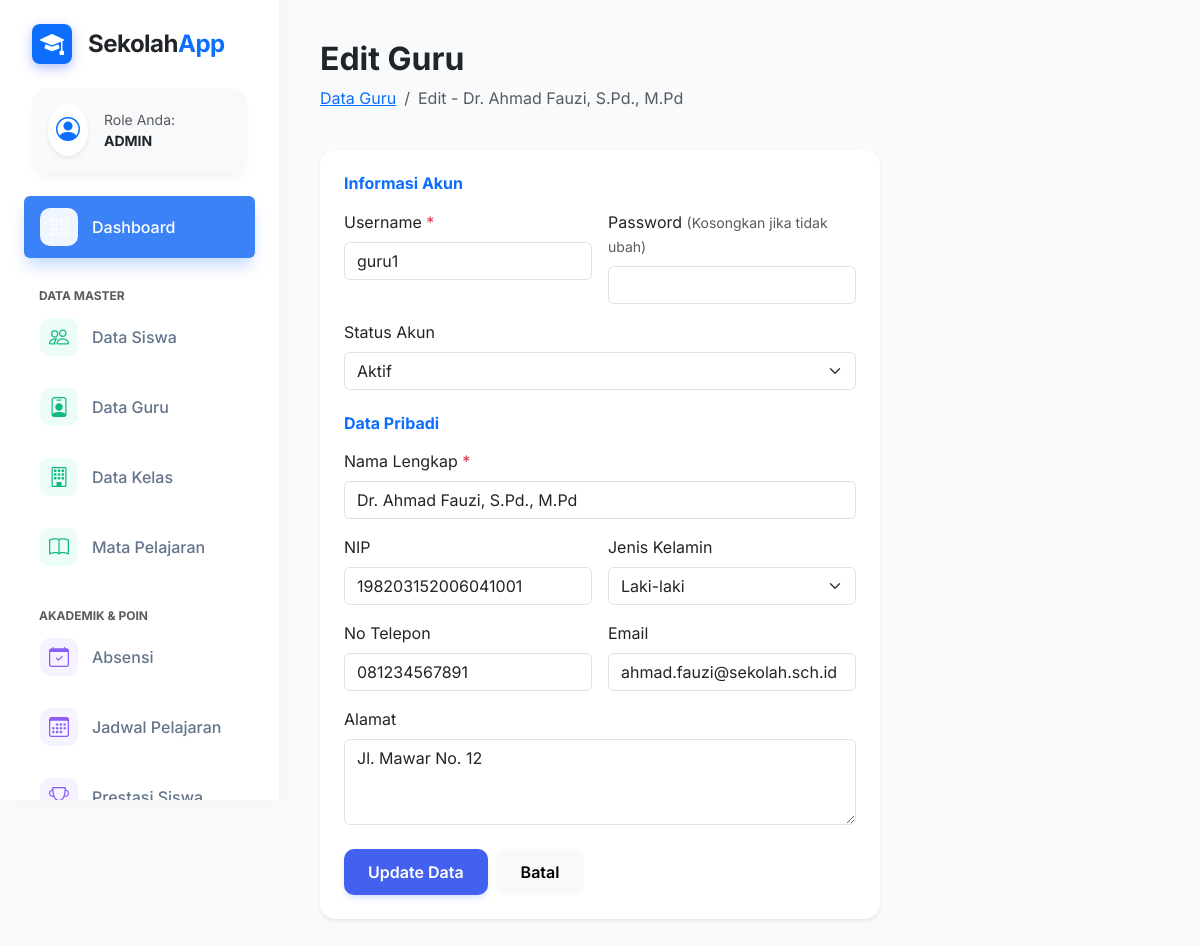
Page /guru/edit/2 (signed in) on the committed database.
### tables this page shows
CREATE TABLE `users` (
  `id` INT AUTO_INCREMENT PRIMARY KEY,
  `username` VARCHAR(50) UNIQUE NOT NULL,
  `password` VARCHAR(255) NOT NULL,
  `nama_lengkap` VARCHAR(100) NOT NULL,
  `jenis_kelamin` ENUM('L','P') DEFAULT 'L',
  `nip` VARCHAR(30) UNIQUE,
  `tempat_lahir` VARCHAR(50),
  `tanggal_lahir` DATE,
  `alamat` TEXT,
  `no_telepon` VARCHAR(15),
  `email` VARCHAR(100) UNIQUE,
  `role` ENUM('admin','guru','siswa') DEFAULT 'guru',
  `jabatan` VARCHAR(100),
  `bidang_studi` VARCHAR(100),
  `foto` VARCHAR(255),
  `status` ENUM('aktif','nonaktif','pensiun','pindah') DEFAULT 'aktif',
  `last_login` TIMESTAMP,
  `created_at` TIMESTAMP DEFAULT CURRENT_TIMESTAMP,
  `updated_at` TIMESTAMP DEFAULT CURRENT_TIMESTAMP ON UPDATE CURRENT_TIMESTAMP
);

### controllers/GuruController.php (called while the page is built, shortened)
<?php
class GuruController extends BaseController
{
    public function edit($id)
    {
        $model = $this->model('GuruModel');
        $guru = $model->getById($id);
        $data = [
            'title' => 'Edit Guru',
            'guru' => $guru
        ];
        $this->view('guru/edit', $data);
    }
}

### core/Router.php (called while the page is built, shortened)
<?php
class Router
{
    protected $method = 'index';
    public function __construct()
    {
        $url = $this->parseUrl();
        if (isset($url[0])) {
            $controllerName = ucfirst($url[0]) . 'Controller';
            if (file_exists(__DIR__ . '/../controllers/' . $controllerName . '.php')) {
                unset($url[0]);
            }
        }
        $this->controller = new $this->controller;
        if (isset($url[1])) {
            if (method_exists($this->controller, $url[1])) {
                $this->method = $url[1];
                unset($url[1]);
            }
        }
        $this->params = $url ? array_values($url) : [];
        call_user_func_array([$this->controller, $this->method], $this->params);
    }
    public function parseUrl()
    {
        if (isset($_GET['url'])) {
            return explode('/', filter_var(rtrim($_GET['url'], '/'), FILTER_SANITIZE_URL));
        }
        return [];
    }
}

### index.php (called while the page is built)
<?php
require_once 'config/database.php';
require_once 'core/Router.php';
require_once 'core/BaseController.php';
require_once 'core/BaseModel.php';
$app = new Router();

### core/Database.php (called while the page is built, shortened)
<?php
class Database
{
    private $host = DB_HOST;
    private $user = DB_USER;
    private $pass = DB_PASS;
    private $dbname = DB_NAME;
    public $conn;
    private function connect()
    {
        $this->conn = new mysqli($this->host, $this->user, $this->pass, $this->dbname);
    }
    public function query($sql)
    {
        return $this->conn->prepare($sql);
    }
}

### core/BaseModel.php (called while the page is built, shortened)
<?php
require_once __DIR__ . '/Database.php';
class BaseModel
{
    protected $db;
    protected $table;
    protected $primaryKey = 'id';
    public function __construct()
    {
        $this->db = new Database();
    }
    public function getById($id)
    {
        $sql = "SELECT * FROM " . $this->table . " WHERE " . $this->primaryKey . " = ?";
        $stmt = $this->db->query($sql);
        $stmt->bind_param("i", $id);
        $stmt->execute();
        $result = $stmt->get_result();
        return $result->fetch_assoc();
    }
}

### views/guru/edit.php (the view, shortened to what this page needs)
<div class="main-content">
    <div class="d-flex justify-content-between align-items-center mb-4">
        <div>
            <h2 class="fw-bold text-dark">Edit Guru</h2>
            <nav aria-label="breadcrumb">
                <ol class="breadcrumb">
                    <li class="breadcrumb-item"><a href="<?= BASE_URL ?>guru">Data Guru</a></li>
                    <li class="breadcrumb-item active" aria-current="page">Edit -
                        <?= $guru['nama_lengkap'] ?>
                    </li>
                </ol>
            </nav>
        </div>
    </div>
    <div class="card border-0 shadow-sm col-md-8">
        <div class="card-body p-4">
            <form action="<?= BASE_URL ?>guru/update/<?= $guru['id'] ?>" method="POST">
                <h6 class="fw-bold text-primary mb-3">Informasi Akun</h6>
                <div class="row g-3 mb-3">
                    <div class="col-md-6">
                        <label class="form-label">Username <span class="text-danger">*</span></label>
                        <input type="text" name="username" class="form-control" required
                            value="<?= $guru['username'] ?>">
                    </div>
                    <div class="col-md-6">
                        <label class="form-label">Password <small class="text-muted">(Kosongkan jika tidak
                                ubah)</small></label>
                        <input type="password" name="password" class="form-control">
                    </div>
                </div>
                <div class="mb-3">
                    <label class="form-label">Status Akun</label>
                    <select name="status" class="form-select">
                        <option value="aktif" <?= $guru['status'] == 'aktif' ? 'selected' : '' ?>>Aktif</option>
                    </select>
                </div>
                <h6 class="fw-bold text-primary mb-3 mt-4">Data Pribadi</h6>
                <div class="mb-3">
                    <label class="form-label">Nama Lengkap <span class="text-danger">*</span></label>
                    <input type="text" name="nama_lengkap" class="form-control" required
                        value="<?= $guru['nama_lengkap'] ?>">
                </div>
                <div class="row g-3 mb-3">
                    <div class="col-md-6">
                        <label class="form-label">NIP</label>
                        <input type="text" name="nip" class="form-control" value="<?= $guru['nip'] ?>">
                    </div>
                    <div class="col-md-6">
                        <label class="form-label">Jenis Kelamin</label>
                        <select name="jenis_kelamin" class="form-select">
                            <option value="L" <?= $guru['jenis_kelamin'] == 'L' ? 'selected' : '' ?>>Laki-laki</option>
                        </select>
                    </div>
                </div>
                <div class="row g-3 mb-3">
                    <div class="col-md-6">
                        <label class="form-label">No Telepon</label>
                        <input type="text" name="no_telepon" class="form-control" value="<?= $guru['no_telepon'] ?>">
                    </div>
                    <div class="col-md-6">
                        <label class="form-label">Email</label>
                        <input type="email" name="email" class="form-control" value="<?= $guru['email'] ?>">
                    </div>
                </div>
                <div class="mb-4">
                    <label class="form-label">Alamat</label>
                    <textarea name="alamat" class="form-control" rows="3"><?= $guru['alamat'] ?></textarea>
                </div>
                <div class="d-flex text-end">
                    <button type="submit" class="btn btn-primary px-4 me-2">Update Data</button>
                    <a href="<?= BASE_URL ?>guru" class="btn btn-light px-4">Batal</a>
                </div>
            </form>
        </div>
    </div>
</div>

### views/layouts/header.php (style rules this page uses)
:root { --primary-color: #4361ee; --primary-light: #eef2ff; --secondary-color: #3f37c9; --success-color: #10b981; --danger-color: #ef4444; --warning-color: #f59e0b; --info-color: #3b82f6; --sidebar-width: 280px; --bg-body: #f8fafc; --card-shadow: 0 10px 15px -3px rgba(0, 0, 0, 0.04), 0 4px 6px -2px rgba(0, 0, 0, 0.02); }
body { font-family: 'Inter', sans-serif; background-color: var(--bg-body); color: #1e293b; }
.main-content { margin-left: var(--sidebar-width); padding: 40px; }
.card { border: 1px solid #f1f5f9; border-radius: 16px; box-shadow: var(--card-shadow); transition: transform 0.2s, box-shadow 0.2s; background: #fff; }
.btn { border-radius: 10px; padding: 10px 20px; font-weight: 600; transition: all 0.2s; }
.btn-primary { background-color: var(--primary-color); border: none; box-shadow: 0 4px 6px -1px rgba(67, 97, 238, 0.2); }

### rows in the picture
users: nama_lengkap "Dr. Ahmad Fauzi, S.Pd., M.Pd", username "guru1", status "Aktif", nip "198203152006041001", jenis_kelamin "Laki-laki", no_telepon "081234567891", email "ahmad.fauzi@sekolah.sch.id", alamat "Jl. Mawar No. 12"

### other values in the picture
$role "ADMIN"
